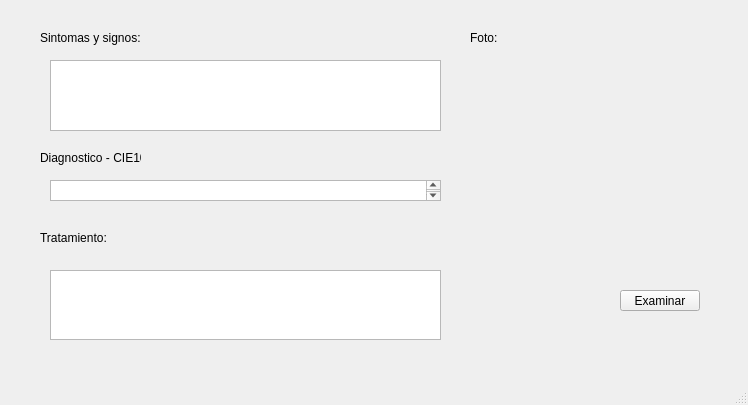
<?xml version="1.0" encoding="UTF-8"?>
<ui version="4.0">
 <class>registerApppointment</class>
 <widget class="QMainWindow" name="registerApppointment">
  <property name="geometry">
   <rect>
    <x>0</x>
    <y>0</y>
    <width>748</width>
    <height>405</height>
   </rect>
  </property>
  <property name="windowTitle">
   <string>MainWindow</string>
  </property>
  <widget class="QWidget" name="centralwidget">
   <widget class="QLabel" name="label_8">
    <property name="geometry">
     <rect>
      <x>40</x>
      <y>230</y>
      <width>101</width>
      <height>16</height>
     </rect>
    </property>
    <property name="text">
     <string>Tratamiento:</string>
    </property>
   </widget>
   <widget class="QLabel" name="label_9">
    <property name="geometry">
     <rect>
      <x>470</x>
      <y>30</y>
      <width>101</width>
      <height>16</height>
     </rect>
    </property>
    <property name="text">
     <string>Foto:</string>
    </property>
   </widget>
   <widget class="QTextEdit" name="textEdit_4">
    <property name="geometry">
     <rect>
      <x>50</x>
      <y>60</y>
      <width>391</width>
      <height>71</height>
     </rect>
    </property>
   </widget>
   <widget class="QWidget" name="widget" native="true">
    <property name="geometry">
     <rect>
      <x>490</x>
      <y>60</y>
      <width>211</width>
      <height>201</height>
     </rect>
    </property>
   </widget>
   <widget class="QLabel" name="label_6">
    <property name="geometry">
     <rect>
      <x>40</x>
      <y>30</y>
      <width>101</width>
      <height>16</height>
     </rect>
    </property>
    <property name="text">
     <string>Sintomas y signos:</string>
    </property>
   </widget>
   <widget class="QLabel" name="label_7">
    <property name="geometry">
     <rect>
      <x>40</x>
      <y>150</y>
      <width>101</width>
      <height>16</height>
     </rect>
    </property>
    <property name="text">
     <string>Diagnostico - CIE10:</string>
    </property>
   </widget>
   <widget class="QTextEdit" name="textEdit_5">
    <property name="geometry">
     <rect>
      <x>50</x>
      <y>180</y>
      <width>391</width>
      <height>21</height>
     </rect>
    </property>
   </widget>
   <widget class="QPushButton" name="pushButton_4">
    <property name="geometry">
     <rect>
      <x>620</x>
      <y>290</y>
      <width>80</width>
      <height>21</height>
     </rect>
    </property>
    <property name="text">
     <string>Examinar</string>
    </property>
   </widget>
   <widget class="QTextEdit" name="textEdit_6">
    <property name="geometry">
     <rect>
      <x>50</x>
      <y>270</y>
      <width>391</width>
      <height>70</height>
     </rect>
    </property>
   </widget>
  </widget>
  <widget class="QMenuBar" name="menubar">
   <property name="geometry">
    <rect>
     <x>0</x>
     <y>0</y>
     <width>748</width>
     <height>20</height>
    </rect>
   </property>
  </widget>
  <widget class="QStatusBar" name="statusbar"/>
 </widget>
 <resources/>
 <connections/>
</ui>
